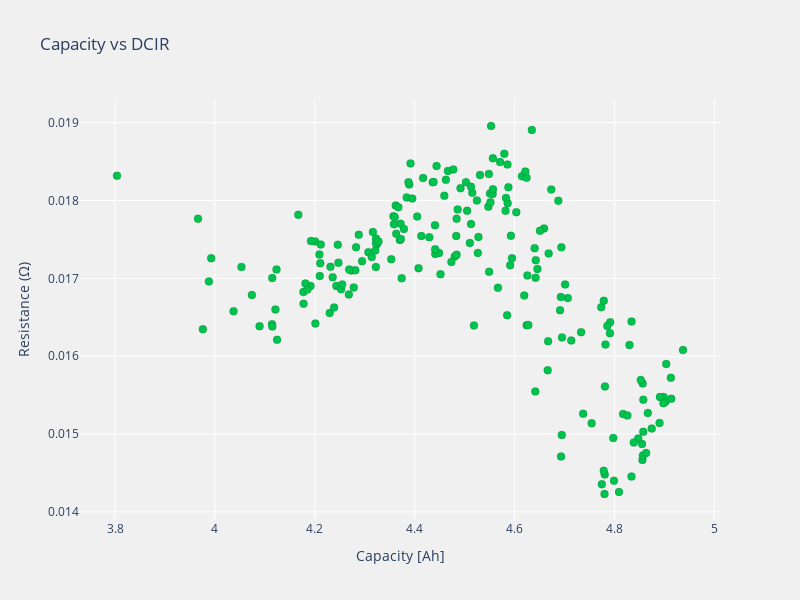

The notebook cell this image was saved under:
### Markdown cell above
We can also plot both the capacity and resistance on a heatmap

### Code cell
fig_heat = mc.plot_capacity_resistance_heatmap(
    var_kpis,
    dcir,
    changes=changes,
    base_design=base_design,
    include_baseline=False,
    bins=(30, 30),
    title="Capacity vs DCIR",
    marker_size=8,
)
fig_heat.show()

### Figure 1 — Plotly figure (JSON) as saved in the notebook; plotly's stock layout.template omitted (floating-point values rounded to 4 significant figures; data arrays with more than 128 entries replaced by an {"elided": "..."} marker saying what was removed)
{"data": [{"hovertemplate": "%{text}<extra></extra>", "marker": {"color": "#00c34e", "line": {"color": "rgba(0,0,0,0.25)", "width": 0.5}, "showscale": false, "size": 8}, "mode": "markers", "text": {"elided": "200 str values"}, "type": "scatter", "x": {"elided": "200 float values"}, "y": {"elided": "200 float values"}}], "layout": {"height": 600, "paper_bgcolor": "rgba(240,240,240,1)", "plot_bgcolor": "rgba(240,240,240,1)", "title": {"text": "Capacity vs DCIR"}, "width": 800, "xaxis": {"title": {"text": "Capacity [Ah]"}}, "yaxis": {"title": {"text": "Resistance (Ω)"}}}}
